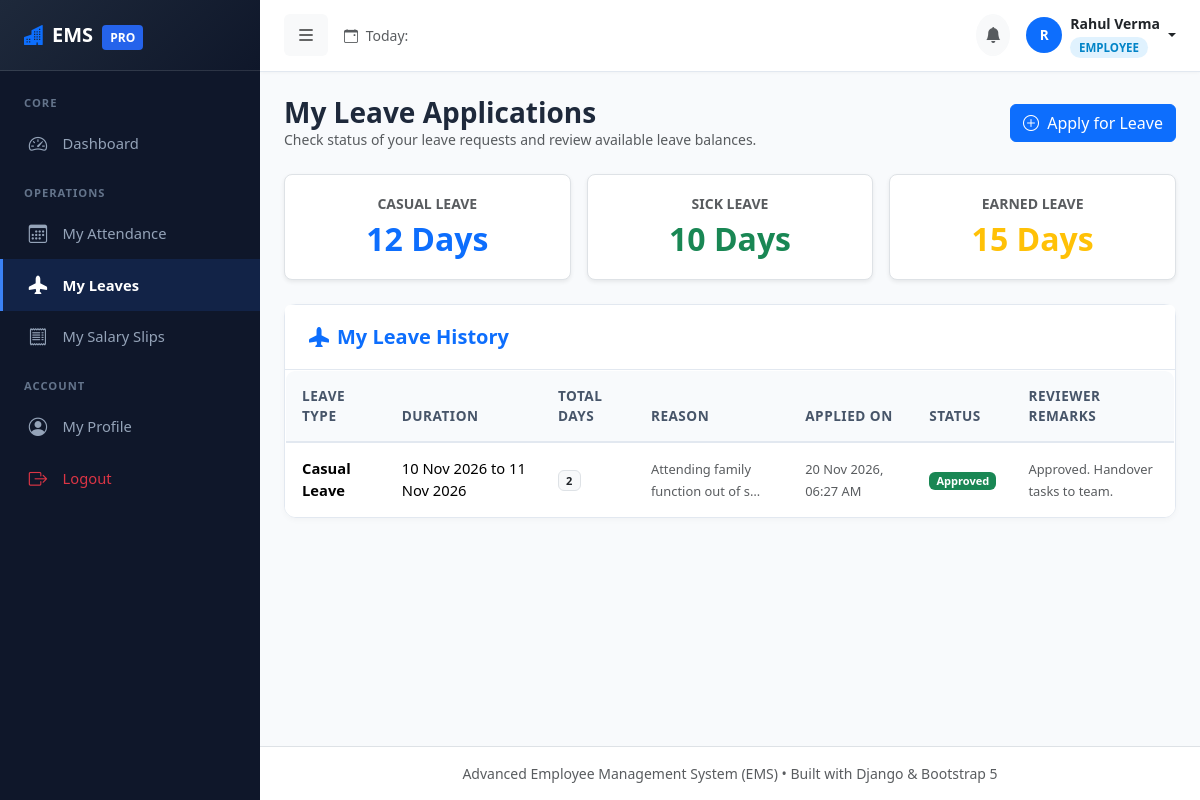
Page /leaves/my-history/ (signed in) on the committed database.
### accounts/models.py (models this page shows, shortened)
class UserProfile(models.Model):
    ROLE_CHOICES = (
        ('ADMIN', 'Admin'),
        ('HR', 'HR Manager'),
        ('EMPLOYEE', 'Employee'),
    )
    user = models.OneToOneField(User, on_delete=models.CASCADE, related_name='profile')
    role = models.CharField(max_length=20, choices=ROLE_CHOICES, default='EMPLOYEE')
    created_at = models.DateTimeField(auto_now_add=True)

### leaves/models.py (models this page shows, shortened)
class LeaveBalance(models.Model):
    employee = models.ForeignKey(Employee, on_delete=models.CASCADE, related_name='leave_balances')
    year = models.PositiveIntegerField()
    casual_leave = models.PositiveIntegerField(default=12, verbose_name="Casual Leave")
    sick_leave = models.PositiveIntegerField(default=10, verbose_name="Sick Leave")
    earned_leave = models.PositiveIntegerField(default=15, verbose_name="Earned Leave")
    class Meta:
        unique_together = ('employee', 'year')

class LeaveApplication(models.Model):
    LEAVE_TYPE_CHOICES = (
        ('CASUAL', 'Casual Leave'),
        ('SICK', 'Sick Leave'),
        ('EARNED', 'Earned Leave'),
        ('OTHER', 'Other / Special Leave'),
    )
    STATUS_CHOICES = (
        ('PENDING', 'Pending'),
        ('APPROVED', 'Approved'),
        ('REJECTED', 'Rejected'),
    )
    employee = models.ForeignKey(Employee, on_delete=models.CASCADE, related_name='leaves')
    leave_type = models.CharField(max_length=20, choices=LEAVE_TYPE_CHOICES, default='CASUAL')
    start_date = models.DateField(verbose_name="Start Date")
    end_date = models.DateField(verbose_name="End Date")
    total_days = models.PositiveIntegerField(default=1, verbose_name="Total Days")
    reason = models.TextField(verbose_name="Reason for Leave")
    status = models.CharField(max_length=20, choices=STATUS_CHOICES, default='PENDING')
    applied_on = models.DateTimeField(auto_now_add=True)
    reviewed_by = models.ForeignKey(User, on_delete=models.SET_NULL, null=True, blank=True, related_name='reviewed_leaves')
    review_comment = models.TextField(blank=True, verbose_name="Review Remarks")
    reviewed_on = models.DateTimeField(null=True, blank=True)
    class Meta:
        ordering = ['-applied_on']

### leaves/views.py (the view)
# urls.py: path('my-history/', views.my_leaves_view, name='my_leaves'),
@login_required
def my_leaves_view(request):
    try:
        employee = request.user.employee_profile
    except Employee.DoesNotExist:
        messages.error(request, "No employee record associated with your account.")
        return redirect('dashboard')
    year = date.today().year
    balance, _ = LeaveBalance.objects.get_or_create(
        employee=employee, year=year,
        defaults={'casual_leave': 12, 'sick_leave': 10, 'earned_leave': 15}
    )
    leaves = LeaveApplication.objects.filter(employee=employee).order_by('-applied_on')
    paginator = Paginator(leaves, 10)
    page_obj = paginator.get_page(request.GET.get('page'))
    return render(request, 'leave_my.html', {
        'page_obj': page_obj,
        'employee': employee,
        'balance': balance,
    })

### employees/models.py (called while the page is built)
    @property
    def photo_url(self):
        if self.profile_photo and hasattr(self.profile_photo, 'url'):
            return self.profile_photo.url
        return None

### templates/leave_my.html (shortened to what this page needs)
{% extends 'base.html' %}
{% block content %}
<div class="d-flex flex-wrap justify-content-between align-items-center mb-4 gap-2">
    <div>
        <h3 class="fw-bold mb-0">My Leave Applications</h3>
        <p class="text-muted small mb-0">Check status of your leave requests and review available leave balances.</p>
    </div>
    <div>
        <a href="{% url 'leave_apply' %}" class="btn btn-primary">
            <i class="bi bi-plus-circle me-1"></i> Apply for Leave
        </a>
    </div>
</div>
<div class="row g-3 mb-4">
    <div class="col-md-4">
        <div class="p-3 bg-white rounded-3 border text-center shadow-sm">
            <span class="text-muted small fw-bold">CASUAL LEAVE</span>
            <div class="fs-2 fw-bold text-primary">{{ balance.casual_leave }} Days</div>
        </div>
    </div>
    <div class="col-md-4">
        <div class="p-3 bg-white rounded-3 border text-center shadow-sm">
            <span class="text-muted small fw-bold">SICK LEAVE</span>
            <div class="fs-2 fw-bold text-success">{{ balance.sick_leave }} Days</div>
        </div>
    </div>
    <div class="col-md-4">
        <div class="p-3 bg-white rounded-3 border text-center shadow-sm">
            <span class="text-muted small fw-bold">EARNED LEAVE</span>
            <div class="fs-2 fw-bold text-warning">{{ balance.earned_leave }} Days</div>
        </div>
    </div>
</div>
<div class="card form-card">
    <div class="card-header bg-white">
        <h5 class="mb-0 fw-bold text-primary"><i class="bi bi-airplane-fill me-2"></i>My Leave History</h5>
    </div>
    <div class="card-body p-0">
        <div class="table-responsive">
            <table class="table table-hover align-middle mb-0 custom-table">
                <thead>
                    <tr>
                        <th>Leave Type</th>
                        <th>Duration</th>
                        <th>Total Days</th>
                        <th>Reason</th>
                        <th>Applied On</th>
                        <th>Status</th>
                        <th>Reviewer Remarks</th>
                    </tr>
                </thead>
                <tbody>
                    {% for lv in page_obj %}
                    <tr class="table-row-hover">
                        <td><strong>{{ lv.get_leave_type_display }}</strong></td>
                        <td>{{ lv.start_date|date:"d M Y" }} to {{ lv.end_date|date:"d M Y" }}</td>
                        <td><span class="badge bg-light text-dark border">{{ lv.total_days }}</span></td>
                        <td><small class="text-muted">{{ lv.reason|truncatechars:35 }}</small></td>
                        <td><small class="text-muted">{{ lv.applied_on|date:"d M Y, h:i A" }}</small></td>
                        <td>
                            {% if lv.status == 'APPROVED' %}
                            <span class="badge bg-success">Approved</span>
                            {% elif lv.status == 'REJECTED' %}
                            <span class="badge bg-danger">Rejected</span>
                            {% else %}
                            <span class="badge bg-warning text-dark">Pending</span>
                            {% endif %}
                        </td>
                        <td><small class="text-muted">{{ lv.review_comment|default:"--" }}</small></td>
                    </tr>
                    {% endfor %}
                </tbody>
            </table>
        </div>
    </div>
</div>
{% endblock %}

### templates/base.html (shortened to what this page needs)
<!DOCTYPE html>
<html lang="en">
<head>
    <link href="https://cdn.jsdelivr.net/npm/bootstrap@5.3.3/dist/css/bootstrap.min.css" rel="stylesheet">
    <link rel="stylesheet" href="https://cdn.jsdelivr.net/npm/bootstrap-icons@1.11.3/font/bootstrap-icons.min.css">
    {% load static %}
    <link rel="stylesheet" href="{% static 'css/style.css' %}">
</head>
<body>
    {% if user.is_authenticated %}
    <div class="d-flex" id="wrapper">
        <div id="sidebar-wrapper">
            <div class="sidebar-heading d-flex align-items-center justify-content-between">
                <div>
                    <i class="bi bi-buildings-fill text-primary me-2"></i>EMS <span class="brand-badge ms-1">PRO</span>
                </div>
            </div>
            <div class="py-2">
                <div class="sidebar-category">Core</div>
                <a href="{% url 'dashboard' %}" class="sidebar-nav-item {% if request.resolver_match.url_name == 'dashboard' %}active{% endif %}">
                    <i class="bi bi-speedometer2"></i> Dashboard
                </a>
                <div class="sidebar-category">Operations</div>
                {% if is_employee_user %}
                <a href="{% url 'my_attendance' %}" class="sidebar-nav-item {% if request.resolver_match.url_name == 'my_attendance' %}active{% endif %}">
                    <i class="bi bi-calendar3"></i> My Attendance
                </a>
                <a href="{% url 'my_leaves' %}" class="sidebar-nav-item {% if request.resolver_match.url_name == 'my_leaves' or request.resolver_match.url_name == 'leave_apply' %}active{% endif %}">
                    <i class="bi bi-airplane-fill"></i> My Leaves
                </a>
                <a href="{% url 'my_salary' %}" class="sidebar-nav-item {% if request.resolver_match.url_name == 'my_salary' %}active{% endif %}">
                    <i class="bi bi-receipt"></i> My Salary Slips
                </a>
                {% endif %}
                <div class="sidebar-category">Account</div>
                <a href="{% url 'profile' %}" class="sidebar-nav-item {% if request.resolver_match.url_name == 'profile' %}active{% endif %}">
                    <i class="bi bi-person-circle"></i> My Profile
                </a>
                <a href="{% url 'logout' %}" class="sidebar-nav-item text-danger">
                    <i class="bi bi-box-arrow-right"></i> Logout
                </a>
            </div>
        </div>
        <div id="page-content-wrapper">
            <nav class="navbar navbar-expand-lg top-navbar">
                <div class="container-fluid px-0">
                    <button class="btn btn-light border-0 me-3" id="sidebarToggle" type="button">
                        <i class="bi bi-list fs-5"></i>
                    </button>
                    <div class="d-none d-md-flex align-items-center">
                        <span class="text-muted small">
                            <i class="bi bi-calendar-event me-1"></i> Today: {{ today|date:"l, d F Y" }}
                        </span>
                    </div>
                    <div class="ms-auto d-flex align-items-center gap-3">
                        <div class="dropdown">
                            <a class="btn btn-light position-relative rounded-circle p-2" href="#" role="button" data-bs-toggle="dropdown" aria-expanded="false">
                                <i class="bi bi-bell-fill text-muted"></i>
                            </a>
                        </div>
                        <div class="dropdown">
                            <a class="d-flex align-items-center text-decoration-none dropdown-toggle text-dark" href="#" role="button" data-bs-toggle="dropdown" aria-expanded="false">
                                {% if current_employee and current_employee.photo_url %}
                                <img src="{{ current_employee.photo_url }}" alt="Profile" class="navbar-user-avatar me-2">
                                {% else %}
                                <div class="emp-table-avatar me-2 bg-primary text-white">
                                    {{ user.first_name|default:user.username|slice:":1"|upper }}
                                </div>
                                {% endif %}
                                <div class="d-none d-lg-block text-start me-1">
                                    <div class="fw-bold small">{{ user.first_name|default:user.username }} {{ user.last_name }}</div>
                                    <span class="role-badge role-{{ user_role|lower }}">{{ user_role }}</span>
                                </div>
                            </a>
                        </div>
                    </div>
                </div>
            </nav>
            <main class="container-fluid p-4">
                {% block content %}{% endblock %}
            </main>
            <footer class="mt-auto py-3 bg-white border-top text-center text-muted small">
                <div class="container-fluid">
                    Advanced Employee Management System (EMS) &bull; Built with Django &amp; Bootstrap 5
                </div>
            </footer>
        </div>
    </div>
    {% endif %}
</body>
</html>

### static/css/style.css (style rules this page uses)
:root { --primary: #2563eb; --primary-hover: #1d4ed8; --secondary: #64748b; --dark-sidebar: #0f172a; --sidebar-hover: #1e293b; --sidebar-active: #3b82f6; --sidebar-text: #94a3b8; --sidebar-text-active: #ffffff; --bg-main: #f8fafc; --card-bg: #ffffff; --border-color: #e2e8f0; --text-main: #1e293b; --text-muted: #64748b; }
body { font-family: 'Segoe UI', Roboto, -apple-system, BlinkMacSystemFont, sans-serif; background-color: var(--bg-main); color: var(--text-main); min-height: 100vh; }
#sidebar-wrapper { min-height: 100vh; width: 260px; background-color: var(--dark-sidebar); transition: margin 0.25s ease-out; position: sticky; top: 0; z-index: 1020; }
#sidebar-wrapper .sidebar-heading { padding: 1.25rem 1.5rem; font-size: 1.25rem; font-weight: 700; color: #fff; background: linear-gradient(135deg, #1e293b 0%, #0f172a 100%); border-bottom: 1px solid rgba(255, 255, 255, 0.1); }
.sidebar-heading .brand-badge { background: var(--primary); font-size: 0.75rem; padding: 0.25rem 0.5rem; border-radius: 4px; }
.sidebar-category { font-size: 0.7rem; text-transform: uppercase; letter-spacing: 1px; color: #64748b; padding: 1rem 1.5rem 0.35rem; font-weight: 700; }
.sidebar-nav-item { display: flex; align-items: center; padding: 0.75rem 1.5rem; color: var(--sidebar-text); text-decoration: none; font-weight: 500; font-size: 0.92rem; transition: all 0.2s ease; border-left: 3px solid transparent; }
.sidebar-nav-item.active { color: #fff; background-color: rgba(37, 99, 235, 0.15); border-left-color: var(--sidebar-active); font-weight: 600; }
.sidebar-nav-item i { font-size: 1.15rem; margin-right: 0.85rem; width: 22px; text-align: center; }
#page-content-wrapper { flex: 1; min-width: 0; display: flex; flex-direction: column; }
.top-navbar { background: #ffffff; border-bottom: 1px solid var(--border-color); padding: 0.8rem 1.5rem; box-shadow: 0 1px 3px rgba(0,0,0,0.03); }
.role-badge { font-size: 0.72rem; padding: 0.2rem 0.55rem; border-radius: 20px; font-weight: 600; }
.role-employee { background-color: #e0f2fe; color: #0284c7; }
.custom-table { background: #fff; border-radius: 10px; overflow: hidden; border: 1px solid var(--border-color); }
.custom-table thead th { background-color: #f8fafc; color: #475569; font-weight: 600; font-size: 0.85rem; text-transform: uppercase; letter-spacing: 0.5px; padding: 0.9rem 1rem; border-bottom: 2px solid var(--border-color); }
.custom-table tbody td { padding: 0.9rem 1rem; vertical-align: middle; font-size: 0.92rem; border-bottom: 1px solid var(--border-color); }
.emp-table-avatar { width: 36px; height: 36px; border-radius: 50%; object-fit: cover; background-color: #e2e8f0; display: inline-flex; align-items: center; justify-content: center; font-weight: 600; color: #475569; font-size: 0.85rem; }
.form-card { background: #ffffff; border-radius: 12px; border: 1px solid var(--border-color); box-shadow: 0 2px 6px rgba(0,0,0,0.03); }
.form-card .card-header { background: #ffffff; border-bottom: 1px solid var(--border-color); padding: 1.25rem 1.5rem; font-weight: 600; }

### rows in the picture
UserProfile: role "EMPLOYEE"
LeaveBalance: casual_leave "12", sick_leave "10", earned_leave "15"
LeaveApplication: leave_type "Casual Leave", start_date "10 Nov 2026", end_date "11 Nov 2026", total_days "2", reason "Attending family function out of s…", applied_on "20 Nov 2026, 06:27 AM", status "Approved", review_comment "Approved. Handover tasks to team."

### other values in the picture
{{ user.first_name|default:user.username|slice:":1"|upper }} "R"
{{ user.first_name|default:user.username }} "Rahul"
{{ user.last_name }} "Verma"
